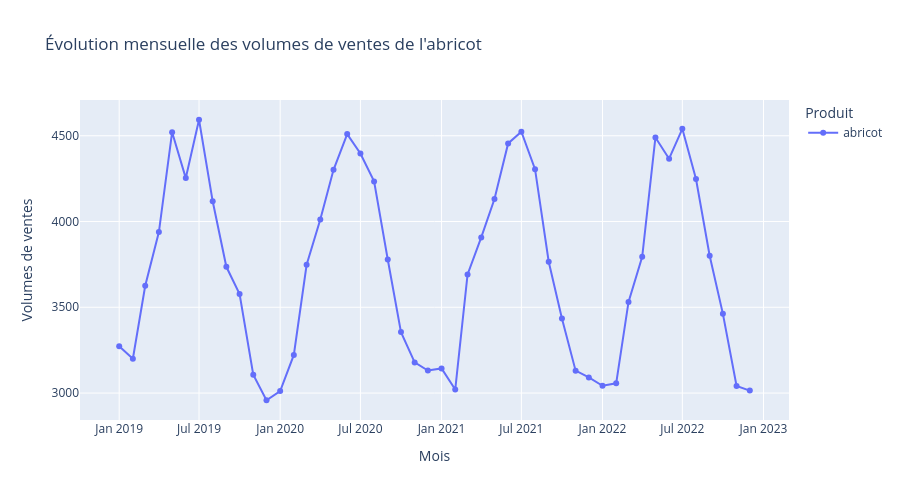

Notebook code cell kept with this figure:
### Markdown cell above
Volumes des pommes présentent une légère hausse de 4700 à 4900 sur les 4 ans, un pic observé en août 2021 avec un volume proche de 5200.
Saisonnalité moins marquée, plutot irrégulière: pics: mars, mai, août et octobre 2019. Janvier, mai et octobre 2020. Janvier, mars, mai, août et octobre 2021. Janvier, mars, mai, août et octobre 2022. Creux: février, avril, juin, septembre et novembre 2019. Février, avril, août et novembre 2020. Février, avril, juin, septembre et décembre 2021. Février, avril, juin, septembre et novembre 2022. Mais comme la banane certaines périodes se répètent: mai et octobre sont des pics récurrents et février et avril correspondent à des creux récurrents.

### Code cell
fig = px.line(
    top5_mensuel[top5_mensuel["product"] == "abricot"],
    x="month_year",
    y="sales",
    color="product",
    markers=True,
    color_discrete_sequence=["#636EFA"],
    title="Évolution mensuelle des volumes de ventes de l'abricot"
)
fig.update_xaxes(
    title_text="Mois"
)
fig.update_yaxes(
    title_text="Volumes de ventes"
)
fig.update_layout(
    legend_title_text="Produit",
    width=900,
    height=500
)
fig.show()

### Figure 1 — Plotly figure (JSON) as saved in the notebook; plotly's stock layout.template omitted (floating-point values rounded to 4 significant figures)
{"data": [{"hovertemplate": "product=abricot<br>month_year=%{x}<br>sales=%{y}<extra></extra>", "legendgroup": "abricot", "line": {"color": "#636EFA", "dash": "solid"}, "marker": {"symbol": "circle"}, "mode": "lines+markers", "name": "abricot", "orientation": "v", "showlegend": true, "type": "scatter", "x": ["2019-01", "2019-02", "2019-03", "2019-04", "2019-05", "2019-06", "2019-07", "2019-08", "2019-09", "2019-10", "2019-11", "2019-12", "2020-01", "2020-02", "2020-03", "2020-04", "2020-05", "2020-06", "2020-07", "2020-08", "2020-09", "2020-10", "2020-11", "2020-12", "2021-01", "2021-02", "2021-03", "2021-04", "2021-05", "2021-06", "2021-07", "2021-08", "2021-09", "2021-10", "2021-11", "2021-12", "2022-01", "2022-02", "2022-03", "2022-04", "2022-05", "2022-06", "2022-07", "2022-08", "2022-09", "2022-10", "2022-11", "2022-12"], "xaxis": "x", "y": [3273.0, 3200.0, 3626.0, 3939.0, 4521.0, 4253.0, 4593.0, 4118.0, 3736.0, 3577.0, 3107.0, 2958.0, 3012.0, 3222.0, 3748.0, 4012.0, 4302.0, 4510.0, 4396.0, 4234.0, 3778.0, 3355.0, 3179.0, 3131.0, 3143.0, 3020.0, 3692.0, 3907.0, 4131.0, 4455.0, 4523.0, 4305.0, 3765.0, 3434.0, 3131.0, 3091.0, 3042.0, 3057.0, 3531.0, 3794.0, 4490.0, 4366.0, 4540.0, 4248.0, 3800.0, 3462.0, 3041.0, 3014.0], "yaxis": "y"}], "layout": {"height": 500, "legend": {"title": {"text": "Produit"}, "tracegroupgap": 0}, "title": {"text": "Évolution mensuelle des volumes de ventes de l'abricot"}, "width": 900, "xaxis": {"anchor": "y", "domain": [0, 1], "title": {"text": "Mois"}}, "yaxis": {"anchor": "x", "domain": [0, 1], "title": {"text": "Volumes de ventes"}}}}
